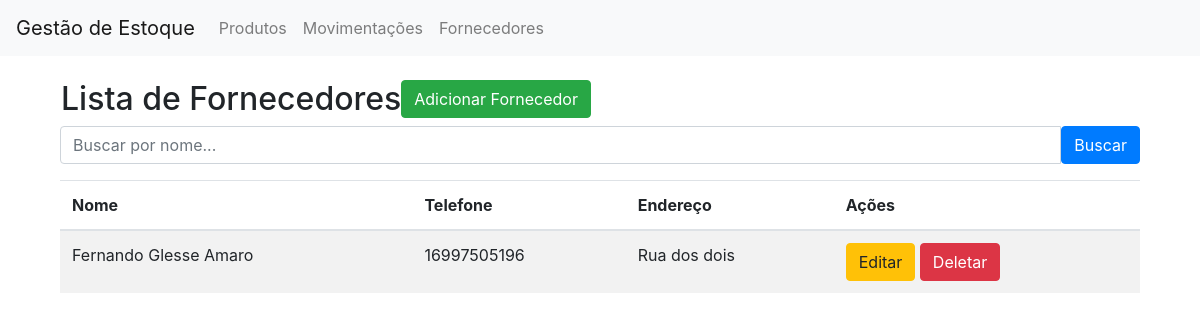
The app's page /estoque/fornecedores/ (signed in), older data.
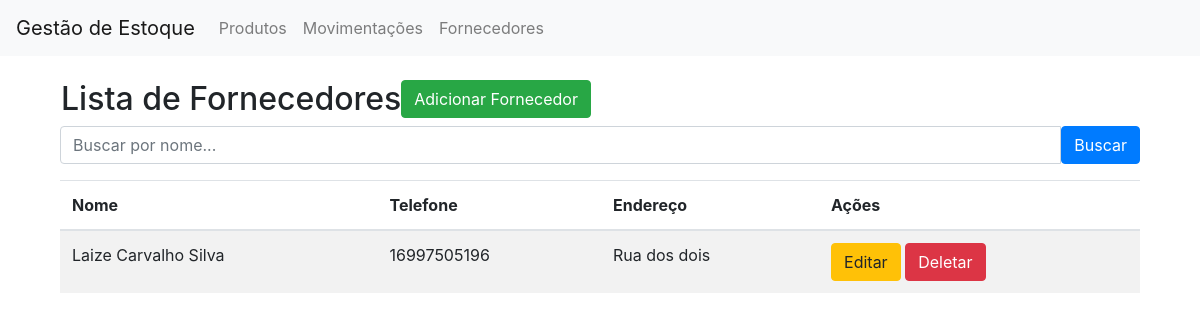
The same page, newer data.
### estoque/models.py (models this page shows, shortened)
class Fornecedor(models.Model):
    nome = models.CharField(max_length=255)
    telefone = models.CharField(max_length=15, blank=True)
    email = models.EmailField(null=True, blank=True)
    endereco = models.TextField(blank=True)
    tipo_fornecimento = models.CharField(max_length=50, choices=[('carne', 'Carne'), ('tempero', 'Tempero'), ('embalagem', 'Embalagem')])

### estoque/views.py (the view)
# urls.py: path('fornecedores/', views.listar_fornecedores, name='listar_fornecedores'),
@login_required
def listar_fornecedores(request):
    fornecedores = Fornecedor.objects.all()
    busca = request.GET.get('busca')
    if busca:
        fornecedores = fornecedores.filter(nome__icontains=busca)
    return render(request, 'estoque/listar_fornecedores.html', {'fornecedores': fornecedores, 'busca': busca})

### estoque/templates/estoque/listar_fornecedores.html
{% extends 'base.html' %} {% block content %}
<div class="container mt-4">
    <div class="row">
        <h2 class="ml-3">Lista de Fornecedores</h2>
        <a href="{% url 'adicionar_fornecedor' %}" class="btn btn-success mb-2">Adicionar Fornecedor</a>
    </div>
    <form method="get" class="mb-3">
        <div class="input-group">
            <input type="text" name="busca" class="form-control" placeholder="Buscar por nome..." value="{{ busca|default:'' }}">
            <button type="submit" class="btn btn-primary">Buscar</button>
        </div>
    </form>
    <table class="table table-striped">
        <thead>
            <tr>
                <th>Nome</th>
                <th>Telefone</th>
                <th>Endereço</th>
                <th>Ações</th>
            </tr>
        </thead>
        <tbody>
            {% for fornecedor in fornecedores %}
            <tr>
                <td>{{ fornecedor.nome }}</td>
                <td>{{ fornecedor.telefone }}</td>
                <td>{{ fornecedor.endereco }}</td>
                <td>
                    <a href="{% url 'editar_fornecedor' fornecedor.id %}" class="btn btn-warning">Editar</a>
                    <a href="{% url 'excluir_fornecedor' fornecedor.id %}" class="btn btn-danger">Deletar</a>
                </td>
            </tr>
            {% empty %}
            <tr>
                <td colspan="4" class="text-center">Nenhum fornecedor encontrado.</td>
            </tr>
            {% endfor %}
        </tbody>
    </table>
</div>
{% endblock %}

### estoque/templates/base.html (shortened to what this page needs)
<!DOCTYPE html>
<html lang="pt-BR">
<head>
    <link rel="stylesheet" href="https://stackpath.bootstrapcdn.com/bootstrap/4.5.2/css/bootstrap.min.css">
</head>
<body>
    <nav class="navbar navbar-expand-lg navbar-light bg-light">
        <a class="navbar-brand" href="#">Gestão de Estoque</a>
        <div class="collapse navbar-collapse" id="navbarNav">
            <ul class="navbar-nav">
                <li class="nav-item">
                    <a class="nav-link" href="{% url 'listar_produtos' %}">Produtos</a>
                </li>
                <li class="nav-item">
                    <a class="nav-link" href="{% url 'listar_movimentacoes' %}">Movimentações</a>
                </li>
                <li class="nav-item">
                    <a class="nav-link" href="{% url 'listar_fornecedores' %}">Fornecedores</a>
                </li>
            </ul>
        </div>
    </nav>
    <div class="container mt-2">
         {% block content %} {% endblock %}
    </div>
</body>
</html>

Row changes from the older to the newer data that the page shows:
removed Fornecedor: nome "Fernando Glesse Amaro", telefone "16997505196", endereco "Rua dos dois"
added Fornecedor: nome "Laize Carvalho Silva", telefone "16997505196", endereco "Rua dos dois"
